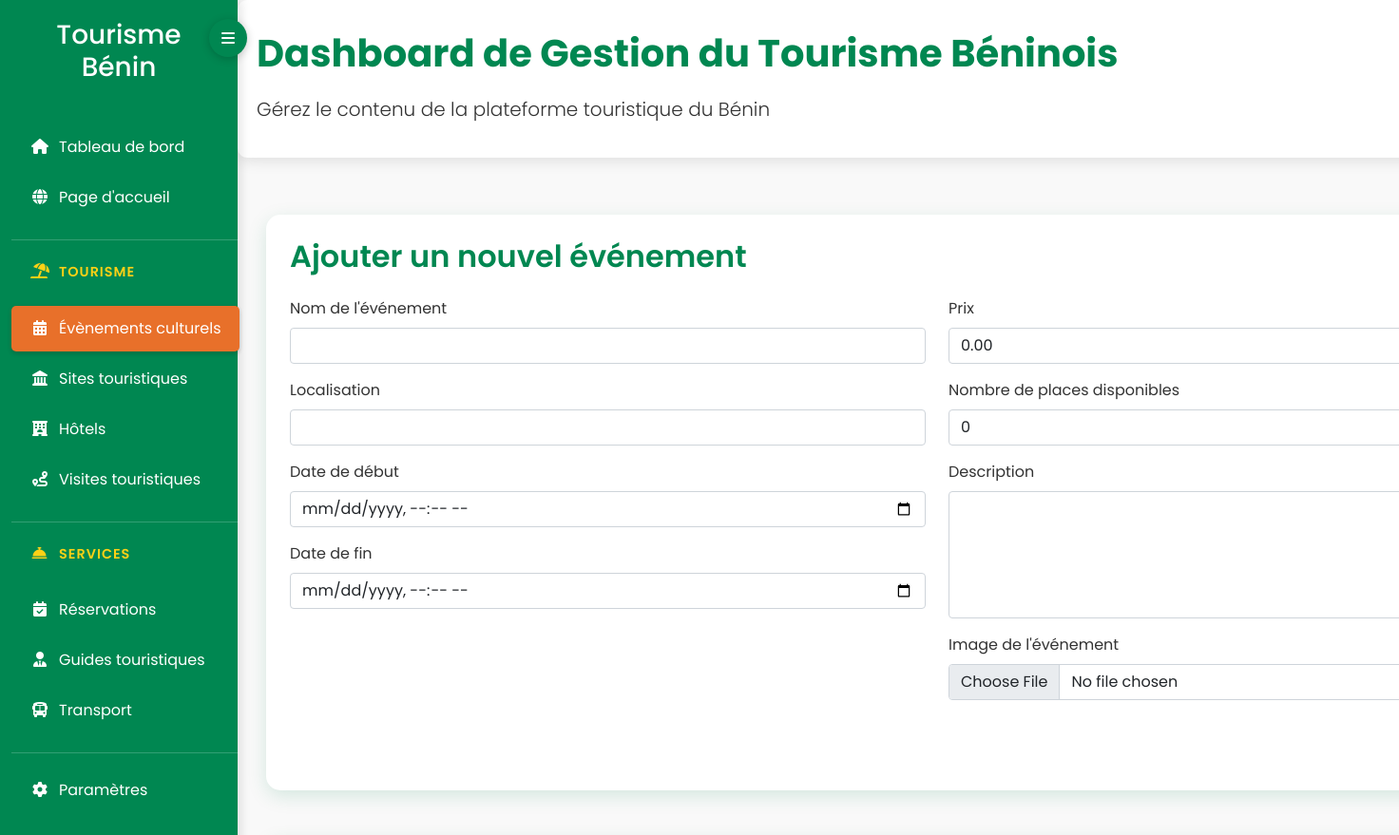
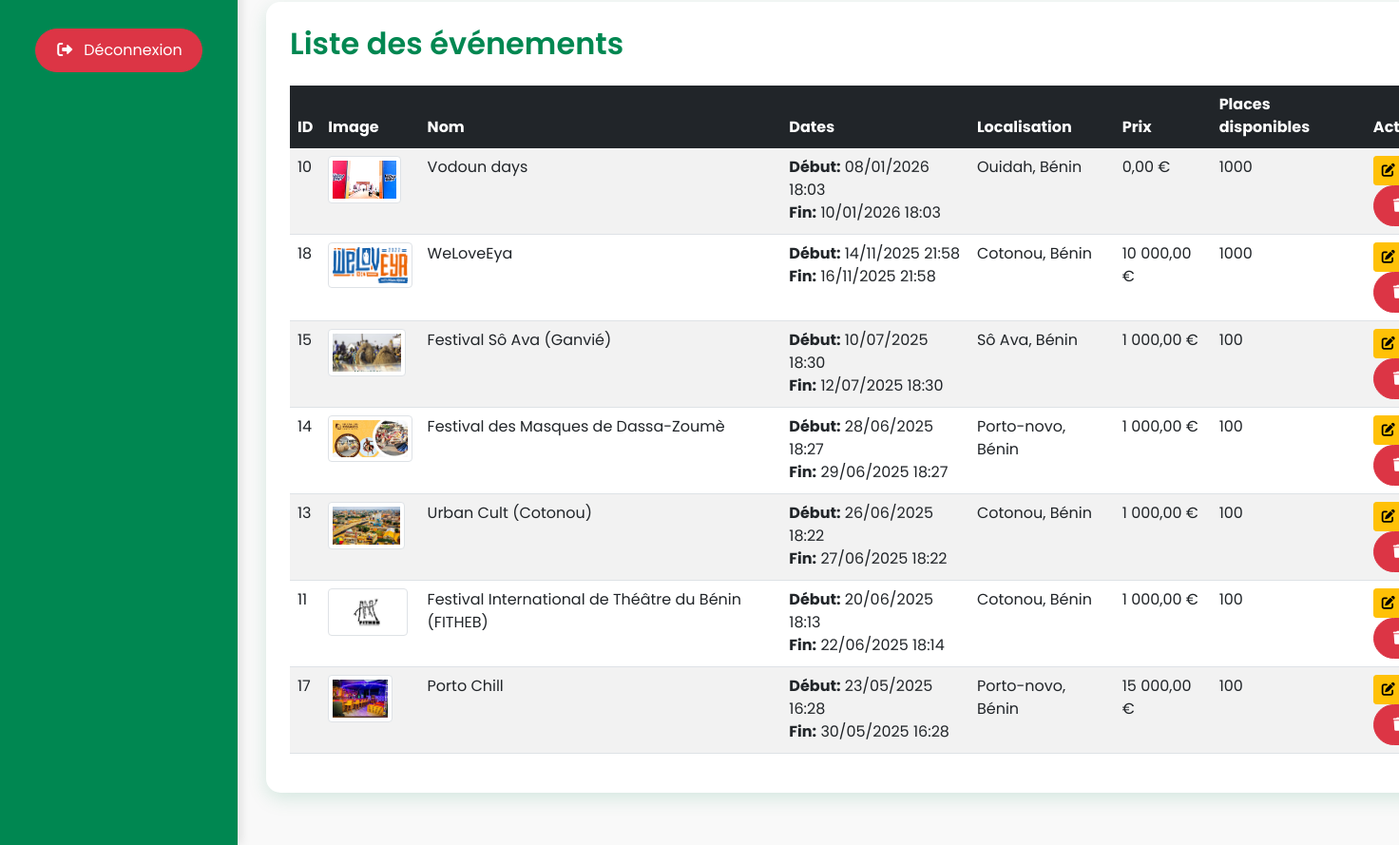
Screenshot of /Admin/index.php?page=evenements (signed in) with the database file from the repository (2 pictures, top to bottom).
### tables this page shows
CREATE TABLE `events` (
  `id` int(11) NOT NULL,
  `picture_event` varchar(111) NOT NULL,
  `label_event` varchar(255) NOT NULL,
  `description_event` text NOT NULL,
  `start_date` datetime NOT NULL,
  `end_date` datetime NOT NULL,
  `localisation` varchar(255) NOT NULL,
  `amount_event` double NOT NULL,
  `number_available_event` double NOT NULL
);

### Admin/pages/evenements.php (the view, shortened to what this page needs)
<?php
include 'database/db.php';
$event_to_edit = null;
?>
<div class="container-fluid">
    <div class="row mb-4">
        <div class="col-12">
            <div class="card">
                <div class="card-body">
                    <h2 class="card-title mb-4">
                        <?php echo $event_to_edit ? 'Modifier un événement' : 'Ajouter un nouvel événement'; ?>
                    </h2>
                    <form method="post" enctype="multipart/form-data">
                        <div class="row mb-3">
                            <div class="col-md-6">
                                <div class="mb-3">
                                    <label for="label_event" class="form-label">Nom de l'événement</label>
                                    <input type="text" class="form-control" id="label_event" name="label_event" required
                                           value="<?php echo $event_to_edit ? $event_to_edit['label_event'] : ''; ?>">
                                </div>
                                <div class="mb-3">
                                    <label for="localisation" class="form-label">Localisation</label>
                                    <input type="text" class="form-control" id="localisation" name="localisation" required
                                           value="<?php echo $event_to_edit ? $event_to_edit['localisation'] : ''; ?>">
                                </div>
                                <div class="mb-3">
                                    <label for="start_date" class="form-label">Date de début</label>
                                    <input type="datetime-local" class="form-control" id="start_date" name="start_date" required
                                           value="<?php echo $event_to_edit ? date('Y-m-d\TH:i', strtotime($event_to_edit['start_date'])) : ''; ?>">
                                </div>
                                <div class="mb-3">
                                    <label for="end_date" class="form-label">Date de fin</label>
                                    <input type="datetime-local" class="form-control" id="end_date" name="end_date" required
                                           value="<?php echo $event_to_edit ? date('Y-m-d\TH:i', strtotime($event_to_edit['end_date'])) : ''; ?>">
                                </div>
                            </div>
                            <div class="col-md-6">
                                <div class="mb-3">
                                    <label for="amount_event" class="form-label">Prix</label>
                                    <div class="input-group">
                                        <input type="number" step="0.01" min="0" class="form-control" id="amount_event" name="amount_event" required
                                               value="<?php echo $event_to_edit ? $event_to_edit['amount_event'] : '0.00'; ?>">
                                    </div>
                                </div>
                                <div class="mb-3">
                                    <label for="number_available_event" class="form-label">Nombre de places disponibles</label>
                                    <input type="number" min="0" class="form-control" id="number_available_event" name="number_available_event" required
                                           value="<?php echo $event_to_edit ? $event_to_edit['number_available_event'] : '0'; ?>">
                                </div>
                                <div class="mb-3">
                                    <label for="description_event" class="form-label">Description</label>
                                    <textarea class="form-control" id="description_event" name="description_event" rows="5" required><?php echo $event_to_edit ? $event_to_edit['description_event'] : ''; ?></textarea>
                                </div>
                                <div class="mb-3">
                                    <label for="picture_event" class="form-label">Image de l'événement</label>
                                    <input type="file" class="form-control" id="picture_event" name="picture_event" <?php echo $event_to_edit ? '' : 'required'; ?>>
                                </div>
                            </div>
                        </div>
                        <div class="d-flex justify-content-end">
                        </div>
                    </form>
                </div>
            </div>
        </div>
    </div>
    <div class="row">
        <div class="col-12">
            <div class="card">
                <div class="card-body">
                    <h2 class="card-title mb-4">Liste des événements</h2>
                    <div class="table-responsive">
                        <table class="table table-striped table-hover">
                            <thead class="table-dark">
                                <tr>
                                    <th>ID</th>
                                    <th>Image</th>
                                    <th>Nom</th>
                                    <th>Dates</th>
                                    <th>Localisation</th>
                                    <th>Prix</th>
                                    <th>Places disponibles</th>
                                    <th>Actions</th>
                                </tr>
                            </thead>
                            <tbody>
                                <?php
                                try {
                                    $query = $db->query("SELECT * FROM events ORDER BY start_date DESC");
                                    if (!$query) {
                                        $errorInfo = $db->errorInfo();
                                        echo "<tr><td colspan='8' class='text-center text-danger'>Erreur lors de la récupération des événements: " . $errorInfo[2] . "</td></tr>";
                                    } else {
                                        $events = $query->fetchAll(PDO::FETCH_ASSOC);
                                        if (count($events) > 0) {
                                            foreach ($events as $row) {
                                                $start_date = date('d/m/Y H:i', strtotime($row['start_date']));
                                                $end_date = date('d/m/Y H:i', strtotime($row['end_date']));
                                                ?>
                                                <tr>
                                                    <td><?php echo $row['id']; ?></td>
                                                    <td>
                                                        <?php if (!empty($row['picture_event'])): ?>
                                                            <img src="<?php echo '/Golden/uploads/events/' . $row['picture_event']; ?>" alt="<?php echo $row['label_event']; ?>" class="img-thumbnail" style="max-height: 50px;">
                                                        <?php else: ?>
                                                            <span class="text-muted">Aucune image</span>
                                                        <?php endif; ?>
                                                    </td>
                                                    <td><?php echo $row['label_event']; ?></td>
                                                    <td>
                                                        <strong>Début:</strong> <?php echo $start_date; ?><br>
                                                        <strong>Fin:</strong> <?php echo $end_date; ?>
                                                    </td>
                                                    <td><?php echo $row['localisation']; ?></td>
                                                    <td><?php echo number_format($row['amount_event'], 2, ',', ' '); ?> €</td>
                                                    <td><?php echo $row['number_available_event']; ?></td>
                                                    <td>
                                                        <a href="index.php?page=events&edit_id=<?php echo $row['id']; ?>" class="btn btn-sm btn-warning">
                                                            <i class="fas fa-edit"></i> Modifier
                                                        </a>
                                                        <form method="post" style="display: inline;">
                                                            <button type="submit" name="delete_event" class="btn btn-sm btn-danger" onclick="return confirm('Êtes-vous sûr de vouloir supprimer cet événement?');">
                                                                <i class="fas fa-trash"></i> Supprimer
                                                            </button>
                                                        </form>
                                                    </td>
                                                </tr>
                                                <?php
                                            }
                                        } else {
                                            echo "<tr><td colspan='8' class='text-center'>Aucun événement trouvé.</td></tr>";
                                        }
                                    }
                                } catch (Exception $e) {
                                    echo "<tr><td colspan='8' class='text-center text-danger'>Exception: " . $e->getMessage() . "</td></tr>";
                                }
                                ?>
                            </tbody>
                        </table>
                    </div>
                </div>
            </div>
        </div>
    </div>
</div>

### rows the page displays
events: id "10", picture_event (picture), label_event "Vodoun days", start_date "08/01/2026 18:03", end_date "10/01/2026 18:03", localisation "Ouidah, Bénin", amount_event "0,00", number_available_event "1000"
events: id "18", picture_event (picture), label_event "WeLoveEya", start_date "14/11/2025 21:58", end_date "16/11/2025 21:58", localisation "Cotonou, Bénin", amount_event "10 000,00", number_available_event "1000"
events: id "15", picture_event (picture), label_event "Festival Sô Ava (Ganvié)", start_date "10/07/2025 18:30", end_date "12/07/2025 18:30", localisation "Sô Ava, Bénin", amount_event "1 000,00", number_available_event "100"
events: id "14", picture_event (picture), label_event "Festival des Masques de Dassa-Zoumè", start_date "28/06/2025 18:27", end_date "29/06/2025 18:27", localisation "Porto-novo, Bénin", amount_event "1 000,00", number_available_event "100"
events: id "13", picture_event (picture), label_event "Urban Cult (Cotonou)", start_date "26/06/2025 18:22", end_date "27/06/2025 18:22", localisation "Cotonou, Bénin", amount_event "1 000,00", number_available_event "100"
events: id "11", picture_event (picture), label_event "Festival International de Théâtre du Bénin (FITHEB)", start_date "20/06/2025 18:13", end_date "22/06/2025 18:14", localisation "Cotonou, Bénin", amount_event "1 000,00", number_available_event "100"
events: id "17", picture_event (picture), label_event "Porto Chill", start_date "23/05/2025 16:28", end_date "30/05/2025 16:28", localisation "Porto-novo, Bénin", amount_event "15 000,00", number_available_event "100"
